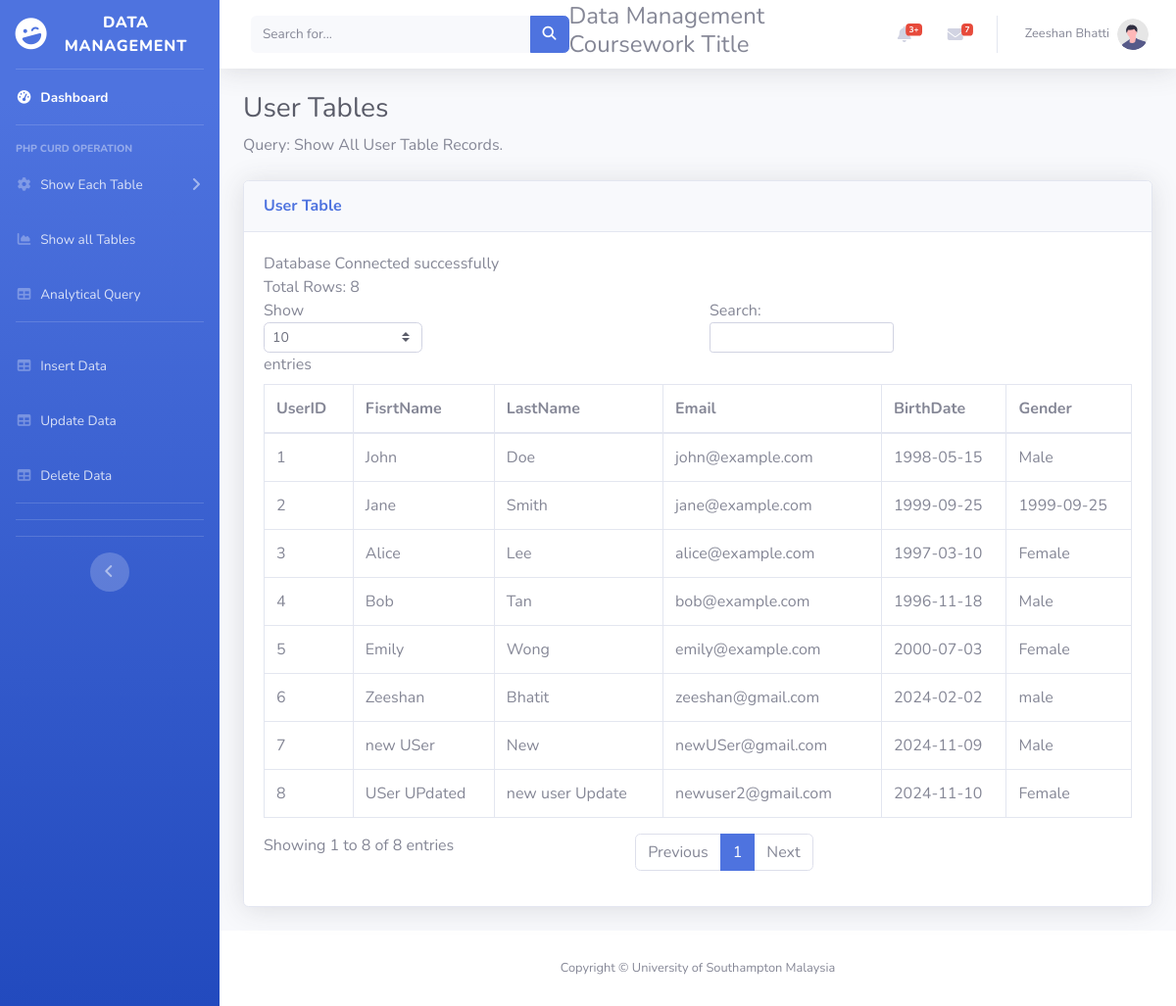
The page /php_curd/UserTable.php on the database its author committed.
### tables this page shows
CREATE TABLE `User` (
  `UserID` int(50) NOT NULL,
  `FirstName` varchar(255) NOT NULL,
  `LastName` varchar(255) NOT NULL,
  `Email` varchar(255) NOT NULL,
  `BirthDate` date NOT NULL,
  `Gender` varchar(10) NOT NULL
);

### php_curd/UserTable.php (the view, shortened to what this page needs)
<?php
    include 'db_connect.php';
    include 'sideBarMenu.php';
?>
                <div class="container-fluid">
                    <h1 class="h3 mb-2 text-gray-800">User Tables</h1>
                    <p class="mb-4">Query: Show All User Table Records.
                        </p>
                    <div class="card shadow mb-4">
                        <div class="card-header py-3">
                            <h6 class="m-0 font-weight-bold text-primary">User Table</h6>
                        </div>
                       <div class="card-body">
                            <div class="table-responsive">
                                <table class="table table-bordered" id="dataTable" width="100%" cellspacing="0">
                                <thead>
                                         <tr>
                                            <th>UserID</th>
                                            <th>FisrtName</th>
                                            <th>LastName</th>
                                            <th>Email</th>
                                            <th>BirthDate</th>
                                            <th>Gender</th>
                                        </tr>
                                    </thead>
                                    <tbody>
                                <?php
                                                 $conn = mysqli_connect($servername, $username, $password, $dbname);
                                                $sql = "SELECT * FROM User";
                                                $result = mysqli_query($conn, $sql);
                                                echo "<br> Total Rows: " . mysqli_num_rows($result);
                                                if (mysqli_num_rows($result) > 0) {
                                                while($row = mysqli_fetch_assoc($result)) {
                                                    echo "<tr>";
                                                    echo "<td>".$row["UserID"]  ."</td>";
                                                    echo    "<td>".$row['FirstName']. "</td>";
                                                    echo   "<td>".$row['LastName']. "</td>";
                                                    echo   "<td>".$row['Email']. "</td>";
                                                    echo   "<td>".$row['BirthDate']. "</td>";
                                                    echo   "<td>".$row['Gender']. "</td>";
                                                    echo "</tr>";
                                                }
                                                } else {
                                                echo "0 results";
                                                }
                                 ?>
                                    </tbody>
                                </table>
                            </div>
                        </div>
                    </div>
                </div>
<?php
include 'footer.php';
?>

### rows shown on the page
user: UserID "1", FirstName "John", LastName "Doe", Email "john@example.com", BirthDate "1998-05-15", Gender "Male"
user: UserID "2", FirstName "Jane", LastName "Smith", Email "jane@example.com", BirthDate "1999-09-25", Gender "1999-09-25"
user: UserID "3", FirstName "Alice", LastName "Lee", Email "alice@example.com", BirthDate "1997-03-10", Gender "Female"
user: UserID "4", FirstName "Bob", LastName "Tan", Email "bob@example.com", BirthDate "1996-11-18", Gender "Male"
user: UserID "5", FirstName "Emily", LastName "Wong", Email "emily@example.com", BirthDate "2000-07-03", Gender "Female"
user: UserID "6", FirstName "Zeeshan", LastName "Bhatit", Email "zeeshan@gmail.com", BirthDate "2024-02-02", Gender "male"
user: UserID "7", FirstName "new USer", LastName "New", Email "newUSer@gmail.com", BirthDate "2024-11-09", Gender "Male"
user: UserID "8", FirstName "USer UPdated", LastName "new user Update", Email "newuser2@gmail.com", BirthDate "2024-11-10", Gender "Female"
